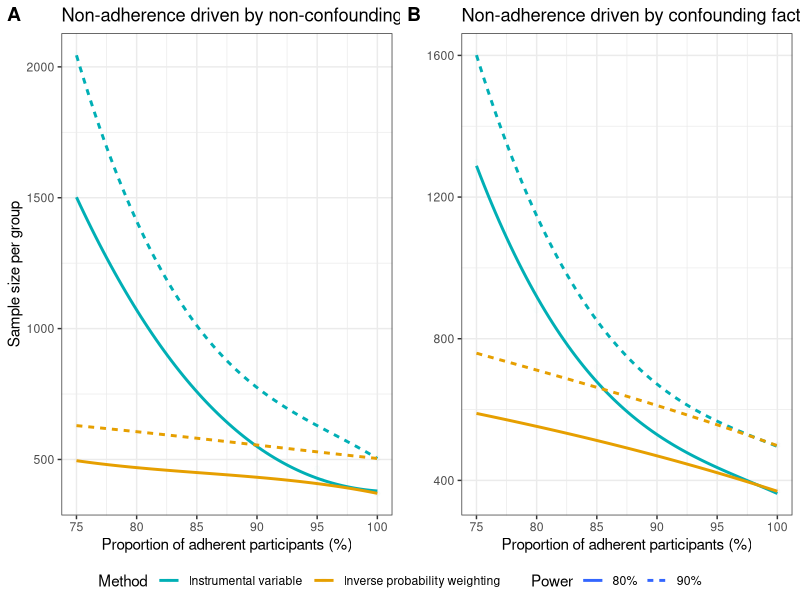

The R source for this figure:
library(ggplot2)
library(ggpubr)

interval=seq(75,100,by=5)

Powerdata.c=data.frame(
    Method=rep(c('Inverse probability weighting','Instrumental variable'), each=2*length(interval)),
    Power= rep(c('90%', "80%"),each=length(interval)),
    interval=rep(interval,2),
    samplesize=c(760, 710, 660, 620, 550, 500, 
                 590, 550, 515, 470, 420, 370, 
                 1600, 1155, 830, 700, 550, 500, 
                 1300, 880, 720, 525, 420, 370)
)

Powerdata.nc=data.frame(
    Method=rep(c('Inverse probability weighting','Instrumental variable'), each=2*length(interval)),
    Power= rep(c('90%', "80%"),each=length(interval)),
    interval=rep(interval,2),
    samplesize=c(630, 605, 580, 560, 525, 505, 
                 495, 470, 450, 430, 410, 370, 
                 2045, 1410, 1010, 780, 625, 505, 
                 1500, 1070, 785, 500, 465, 370
    )
)

nc=ggplot(Powerdata.nc, aes(x=interval, y=samplesize, colour=Method, linetype=Power)) +
    geom_point(aes(color = Method), alpha=0.01)+
    scale_alpha_manual(values = c("Inverse probability weighting"=0.00001,"Instrumental variable" = 0.00001), guide = 'none')+
    geom_smooth(aes(colour=Method), method = lm, formula = y ~ splines::bs(x, 3), se = FALSE)+
    scale_color_manual(values=c("#00AFB5", "#E69F00"))+
    ylab('Sample size per group')+
    xlab('Proportion of adherent participants (%)')+
    labs(title = "Non-adherence driven by non-confounding factors")+
    theme_bw()+
    theme(legend.position = 'bottom')

c=ggplot(Powerdata.c, aes(x=interval, y=samplesize, colour=Method, linetype=Power)) +
    geom_point(aes(color = Method), alpha=0.01)+
    geom_smooth(aes(colour=Method), method = lm, formula = y ~ splines::bs(x, 3), se = FALSE)+
    scale_color_manual(values=c("#00AFB5", "#E69F00"))+
    ylab('')+
    xlab('Proportion of adherent participants (%)')+
    labs(title = "Non-adherence driven by confounding factors")+
    theme_bw()+
    theme(legend.position = 'bottom')

ggarrange(nc,c,labels=c('A','B'),
          common.legend = T,legend = 'bottom')
